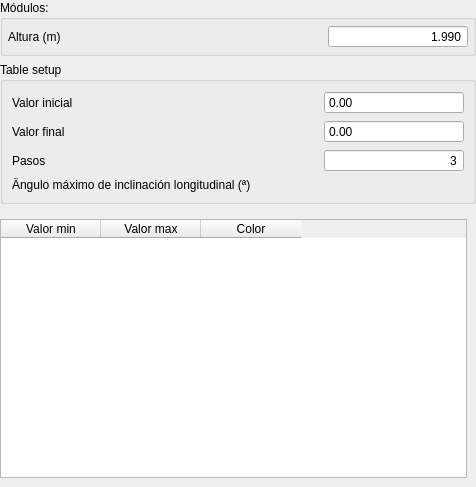
<?xml version="1.0" encoding="UTF-8"?>
<ui version="4.0">
 <class>form</class>
 <widget class="QDialog" name="form">
  <property name="geometry">
   <rect>
    <x>0</x>
    <y>0</y>
    <width>476</width>
    <height>487</height>
   </rect>
  </property>
  <property name="windowTitle">
   <string>Terrain Analisys</string>
  </property>
  <layout class="QVBoxLayout" name="verticalLayout">
   <property name="leftMargin">
    <number>0</number>
   </property>
   <property name="topMargin">
    <number>0</number>
   </property>
   <property name="rightMargin">
    <number>0</number>
   </property>
   <property name="bottomMargin">
    <number>0</number>
   </property>
   <item>
    <widget class="QGroupBox" name="groupBox">
     <property name="sizePolicy">
      <sizepolicy hsizetype="Preferred" vsizetype="Fixed">
       <horstretch>0</horstretch>
       <verstretch>0</verstretch>
      </sizepolicy>
     </property>
     <property name="title">
      <string>Módulos:</string>
     </property>
     <layout class="QGridLayout" name="gridLayout">
      <property name="leftMargin">
       <number>5</number>
      </property>
      <property name="topMargin">
       <number>5</number>
      </property>
      <property name="rightMargin">
       <number>5</number>
      </property>
      <property name="bottomMargin">
       <number>5</number>
      </property>
      <property name="horizontalSpacing">
       <number>5</number>
      </property>
      <property name="verticalSpacing">
       <number>2</number>
      </property>
      <item row="0" column="0">
       <widget class="QLabel" name="label_9">
        <property name="text">
         <string>Altura (m)</string>
        </property>
       </widget>
      </item>
      <item row="0" column="1">
       <widget class="QDoubleSpinBox" name="editModuleHeight">
        <property name="sizePolicy">
         <sizepolicy hsizetype="Fixed" vsizetype="Fixed">
          <horstretch>0</horstretch>
          <verstretch>0</verstretch>
         </sizepolicy>
        </property>
        <property name="minimumSize">
         <size>
          <width>140</width>
          <height>0</height>
         </size>
        </property>
        <property name="alignment">
         <set>Qt::AlignRight|Qt::AlignTrailing|Qt::AlignVCenter</set>
        </property>
        <property name="buttonSymbols">
         <enum>QAbstractSpinBox::NoButtons</enum>
        </property>
        <property name="decimals">
         <number>3</number>
        </property>
        <property name="maximum">
         <double>5.000000000000000</double>
        </property>
        <property name="singleStep">
         <double>0.010000000000000</double>
        </property>
        <property name="value">
         <double>1.990000000000000</double>
        </property>
       </widget>
      </item>
     </layout>
    </widget>
   </item>
   <item>
    <widget class="QGroupBox" name="groupBox_2">
     <property name="title">
      <string>Table setup</string>
     </property>
     <layout class="QGridLayout" name="gridLayout_3">
      <item row="1" column="0">
       <widget class="QLabel" name="label_2">
        <property name="text">
         <string>Valor final</string>
        </property>
       </widget>
      </item>
      <item row="8" column="0">
       <widget class="QLabel" name="label_7">
        <property name="text">
         <string>Ängulo máximo de inclinación longitudinal (ª)</string>
        </property>
       </widget>
      </item>
      <item row="2" column="0">
       <widget class="QLabel" name="label_4">
        <property name="text">
         <string>Pasos</string>
        </property>
       </widget>
      </item>
      <item row="0" column="0">
       <widget class="QLabel" name="label">
        <property name="text">
         <string>Valor inicial</string>
        </property>
       </widget>
      </item>
      <item row="0" column="1">
       <widget class="QDoubleSpinBox" name="doubleSpinBox">
        <property name="buttonSymbols">
         <enum>QAbstractSpinBox::NoButtons</enum>
        </property>
       </widget>
      </item>
      <item row="1" column="1">
       <widget class="QDoubleSpinBox" name="doubleSpinBox_2">
        <property name="buttonSymbols">
         <enum>QAbstractSpinBox::NoButtons</enum>
        </property>
        <property name="maximum">
         <double>90.000000000000000</double>
        </property>
        <property name="singleStep">
         <double>0.010000000000000</double>
        </property>
       </widget>
      </item>
      <item row="2" column="1">
       <widget class="QSpinBox" name="editInclination">
        <property name="sizePolicy">
         <sizepolicy hsizetype="Fixed" vsizetype="Fixed">
          <horstretch>0</horstretch>
          <verstretch>0</verstretch>
         </sizepolicy>
        </property>
        <property name="minimumSize">
         <size>
          <width>140</width>
          <height>0</height>
         </size>
        </property>
        <property name="alignment">
         <set>Qt::AlignRight|Qt::AlignTrailing|Qt::AlignVCenter</set>
        </property>
        <property name="buttonSymbols">
         <enum>QAbstractSpinBox::NoButtons</enum>
        </property>
        <property name="minimum">
         <number>1</number>
        </property>
        <property name="maximum">
         <number>60</number>
        </property>
        <property name="value">
         <number>3</number>
        </property>
       </widget>
      </item>
     </layout>
    </widget>
   </item>
   <item>
    <widget class="QWidget" name="widget" native="true">
     <layout class="QVBoxLayout" name="verticalLayout_2">
      <property name="leftMargin">
       <number>0</number>
      </property>
      <item>
       <widget class="QTableWidget" name="tableWidget">
        <property name="wordWrap">
         <bool>false</bool>
        </property>
        <property name="cornerButtonEnabled">
         <bool>false</bool>
        </property>
        <attribute name="verticalHeaderVisible">
         <bool>false</bool>
        </attribute>
        <column>
         <property name="text">
          <string>Valor min</string>
         </property>
        </column>
        <column>
         <property name="text">
          <string>Valor max</string>
         </property>
        </column>
        <column>
         <property name="text">
          <string>Color</string>
         </property>
        </column>
       </widget>
      </item>
     </layout>
    </widget>
   </item>
  </layout>
 </widget>
 <resources/>
 <connections/>
</ui>
